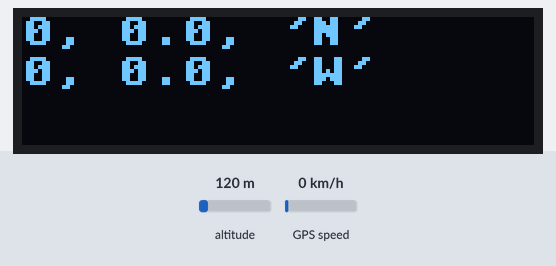
The program below on a simulated MicroPython board. Parts: 128×32 one-colour display. The test bench sets the inputs (shaded band); at power-on: GPS speed 0 km/h, altitude 120 m. The GPS gets a fix after 3 s at 37.7749, -122.4194 with 8 satellites; what the program prints to the serial console is not drawn.

Above: at 1.8 s.
1.9 s: GPS speed set to 30 km/h
At 4.5 s:
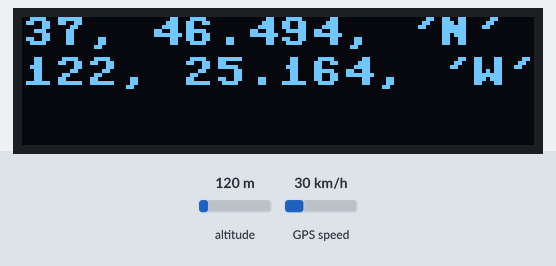
4.8 s: altitude set to 20 m
Timing chart, 0 to 7.8 s (numbered marks = the images above; inputs shaded):
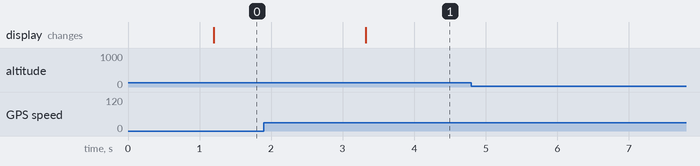

The program:

gps.py
```python
from machine import UART, Pin, I2C
import ssd1306
from micropyGPS import MicropyGPS


#Hardware Setup:
#Connection to GPS
uart = UART(0, baudrate = 9600, tx=Pin(16), rx=Pin(17))
#Display
i2c = I2C(1, sda=Pin(6), scl=Pin(7), freq=400000)
display = ssd1306.SSD1306_I2C(128, 32, i2c)


#Function for processing UART feed
rx_buff = []
sentences = []

def on_uart_rx():
    global rx_buff
    global sentences
    char = uart.read(1)
    rx_buff.append(char)
    if char == b'\n':
        sentences.append(b''.join(rx_buff))
        rx_buff = []


#Main loop
my_gps = MicropyGPS()

while True:
    if uart.any():
        on_uart_rx()

    if len(sentences) > 0:
        sentence = sentences.pop(0).decode().strip('\r\n')
        print(sentence)
        split_sentence = sentence.strip('$').split(',')
        if split_sentence[0] == "GPRMC":
            # print(split_sentence[3])
            for x in sentence:
                my_gps.update(x)
            lat = my_gps.latitude
            lon = my_gps.longitude
            display.init_display()
            display.text(str(lat).strip('[]'), 0,0)
            display.text(str(lon).strip('[]'), 0, 10)
            display.show()
```

Measured:
- after the input at 4.8 s, every drawn part: stays the same
